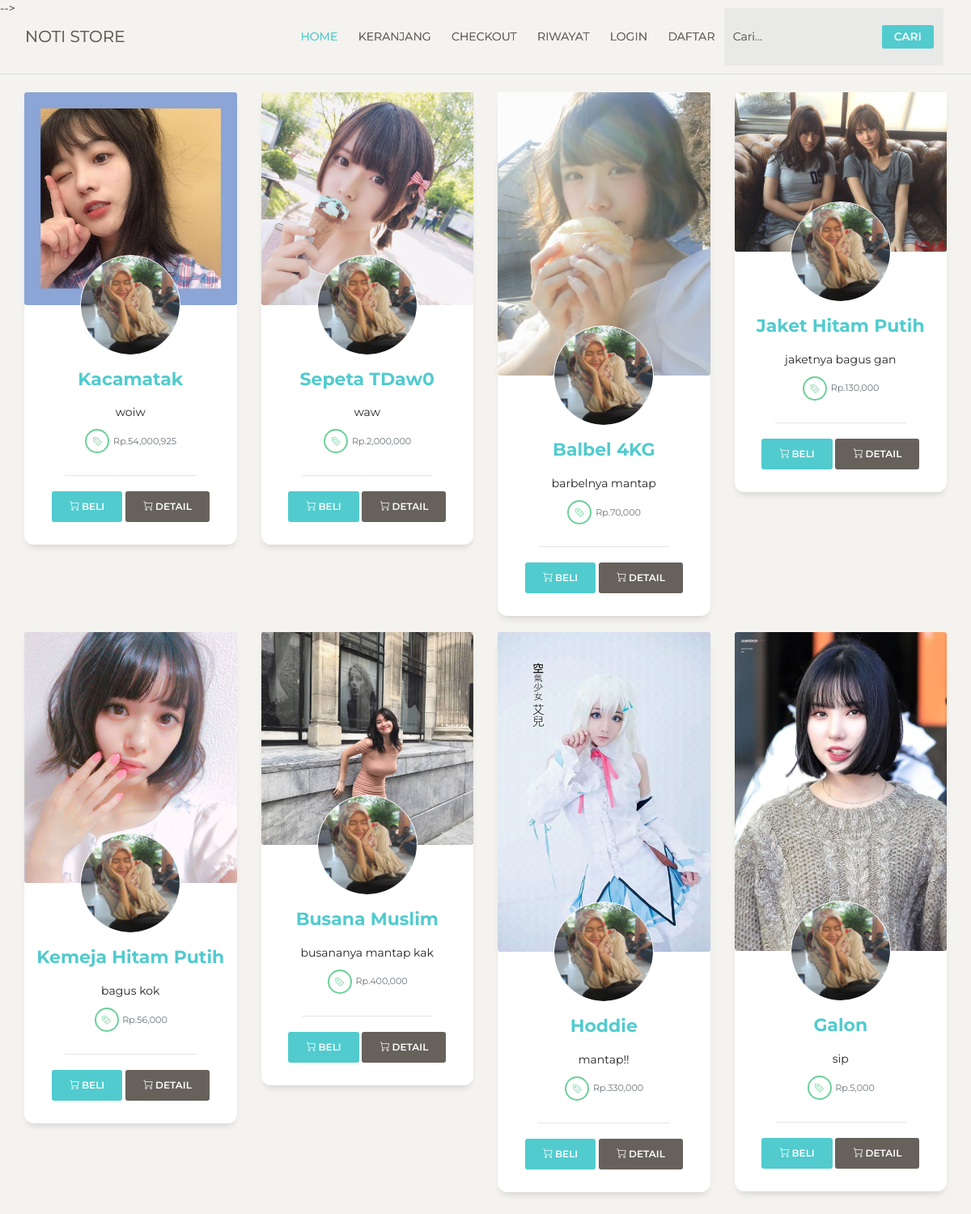
The page / on the database its author committed.
### tables this page shows
CREATE TABLE `tb_produk` (
  `id_produk` int(11) NOT NULL,
  `id_kategori` int(11) NOT NULL,
  `nama_produk` varchar(100) NOT NULL,
  `harga_produk` int(11) NOT NULL,
  `berat_produk` int(11) NOT NULL,
  `foto_produk` varchar(100) NOT NULL,
  `deskripsi_produk` text NOT NULL,
  `stok_produk` int(5) NOT NULL
);

### index.php (the view, shortened to what this page needs)
<?php
require_once 'admin/config/koneksi.php';
?>
<!doctype html>
<html lang="en">
  <head>
  <link href="https://maxcdn.bootstrapcdn.com/font-awesome/latest/css/font-awesome.min.css" rel="stylesheet">
  <link href="admin/assets/css/bootstrap.min.css" rel="stylesheet" />
  <link href="admin/assets/css/paper-dashboard.css?v=2.0.1" rel="stylesheet" />
  <link href="admin/assets/demo/demo.css" rel="stylesheet" />
  </head>
  <body>
<div class="main-panel" style="width: 100%;">
      <nav class="navbar navbar-expand-lg navbar-absolute fixed-top navbar-transparent">
        <div class="container-fluid">
          <div class="navbar-wrapper">
            <a class="navbar-brand" href="index.php">NOTI STORE</a>
          </div>
          <div class="collapse navbar-collapse justify-content-end" id="navigation">
            <ul class="navbar-nav">
                <li class="nav-item active">
                  <a class="nav-link" href="index.php">Home</a>
                </li>
                <li class="nav-item">
                  <a class="nav-link" href="keranjang.php">Keranjang</a>
                </li>
                <li class="nav-item">
                  <a class="nav-link" href="checkout.php">Checkout</a>
                </li>
                <li class="nav-item">
                  <a class="nav-link" href="riwayat.php">Riwayat</a>
                </li>
                <?php if(isset($_SESSION['pelanggan'])) : ?>
                <li class="nav-item">
                  <a class="nav-link" href="logout.php">Logout</a>
                </li>
                <?php else: ?>
                  <li class="nav-item">
                  <a class="nav-link" href="login.php">Login</a>
                </li>
                <li class="nav-item">
                  <a class="nav-link" href="daftar.php">Daftar</a>
                </li>
              <?php endif; ?>
              </ul>
            <form>
              <div class="input-group no-border">
                <form action="pencarian.php" method="get">
                  <input type="text" class="form-control" placeholder="Cari..." name="keyword">
                  <div class="input-group-append">
                    <div class="input-group-text">
                      <button type="submit" class="btn btn-primary btn-sm">Cari</button>
                    </div>
                  </div>
                </form>
              </div>
            </form>
          </div>
        </div>
      </nav>
  <div class="content">
    <div class="row">
      <?php
      $result = $conn->query("SELECT * FROM tb_produk") or die(mysqli_error($conn));
      while($row = $result->fetch_assoc()) {
      ?>
      <div class="col-md-3">
            <div class="card card-user">
              <img class="card-img-top" src="gambar/produk/<?= $row['foto_produk']; ?>" alt="Card image cap">
              <div class="card-body">
                <div class="author">
                <a href="#">
                    <img class="avatar border-gray" src="gambar/Profile.jpg" alt="...">
                    <h5 class="title"><?= $row['nama_produk']; ?></h5>
                  </a>
                <p class="card-text"><?= $row['deskripsi_produk']; ?></p>
                </div>
                <div class="col-md text-center">
                  <btn class="btn btn-sm btn-outline-success btn-round btn-icon"><i class="nc-icon nc-tag-content"></i></btn>
                  <span class="text-muted"><small>Rp.<?= number_format($row['harga_produk']); ?></small></span>
                </div>
              <div class="card-footer">
                <hr>
                <div class="button-container">
                  <div class="row">
                    <div class="ml-auto mr-auto">
                      <a href="beli.php?id=<?= $row['id_produk']; ?>" class="btn btn-primary mt-1"><i class="nc-icon nc-cart-simple"></i> Beli</a>
                      <a href="detail.php?id=<?= $row['id_produk']; ?>" class="btn btn-secondary mt-1"><i class="nc-icon nc-cart-simple"></i> Detail</a>
                    </div>
                  </div>
                </div>
              </div>
               </div>
            </div>
              </div>
              <?php } ?>
            </div>
          </div>
    </div>
  </body>
</html>

### themeplates/menu.php (shortened to what this page needs)
<nav class="navbar navbar-expand-lg navbar-absolute fixed-top navbar-transparent">
  <div class="container-fluid">
    <div class="navbar-wrapper">
      <a class="navbar-brand" href="index.php">NOTI STORE</a>
    </div>
    <div class="collapse navbar-collapse justify-content-end" id="navigation">
      <ul class="navbar-nav">
          <li class="nav-item active">
            <a class="nav-link" href="index.php">Home</a>
          </li>
          <li class="nav-item">
            <a class="nav-link" href="keranjang.php">Keranjang</a>
          </li>
          <li class="nav-item">
            <a class="nav-link" href="checkout.php">Checkout</a>
          </li>
          <li class="nav-item">
            <a class="nav-link" href="riwayat.php">Riwayat</a>
          </li>
          <?php if(isset($_SESSION['pelanggan'])) : ?>
          <li class="nav-item">
            <a class="nav-link" href="logout.php">Logout</a>
          </li>
          <?php else: ?>
            <li class="nav-item">
            <a class="nav-link" href="login.php">Login</a>
          </li>
          <li class="nav-item">
            <a class="nav-link" href="daftar.php">Daftar</a>
          </li>
        <?php endif; ?>
        </ul>
      <form>
        <div class="input-group no-border">
          <form action="pencarian.php" method="get">
            <input type="text" class="form-control" placeholder="Cari..." name="keyword">
            <div class="input-group-append">
              <div class="input-group-text">
                <button type="submit" class="btn btn-primary btn-sm">Cari</button>
              </div>
            </div>
          </form>
        </div>
      </form>
    </div>
  </div>
</nav>

### rows shown on the page
tb_produk: foto_produk (picture), nama_produk "Kacamatak", deskripsi_produk "woiw", harga_produk "54,000,925"
tb_produk: foto_produk (picture), nama_produk "Sepeta TDaw0", deskripsi_produk "waw", harga_produk "2,000,000"
tb_produk: foto_produk (picture), nama_produk "Balbel 4KG", deskripsi_produk "barbelnya mantap", harga_produk "70,000"
tb_produk: foto_produk (picture), nama_produk "Jaket Hitam Putih", deskripsi_produk "jaketnya bagus gan", harga_produk "130,000"
tb_produk: foto_produk (picture), nama_produk "Kemeja Hitam Putih", deskripsi_produk "bagus kok", harga_produk "56,000"
tb_produk: foto_produk (picture), nama_produk "Busana Muslim", deskripsi_produk "busananya mantap kak", harga_produk "400,000"
tb_produk: foto_produk (picture), nama_produk "Hoddie", deskripsi_produk "mantap!!", harga_produk "330,000"
tb_produk: foto_produk (picture), nama_produk "Galon", deskripsi_produk "sip", harga_produk "5,000"
